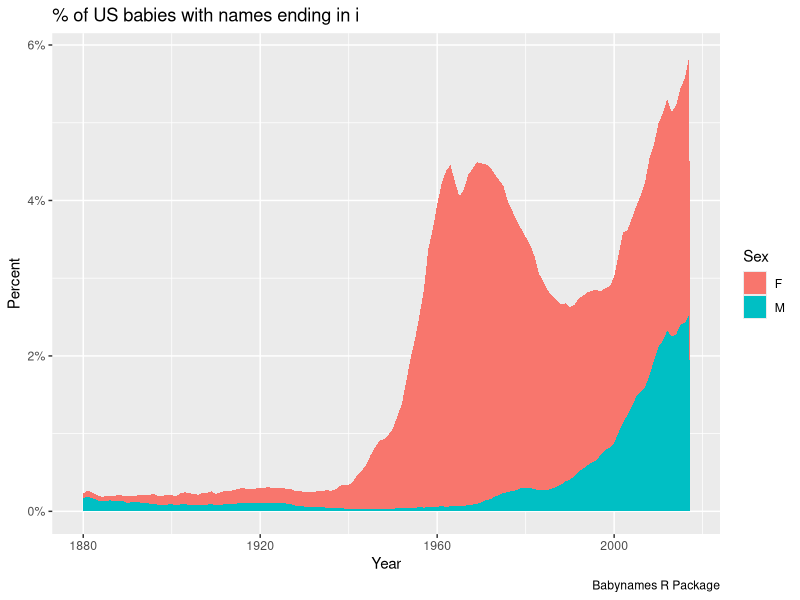

Write the R code that produced this figure.
## ---- chunk 1
#| message: false
library(tidyverse)
## ---- chunk 2
x <- read_csv("i_names.csv", show_col_types = FALSE)
## ---- chunk 3
x |> 
  summarise(sum_n = sum(n), 
            .by = c(year, sex), 
            sum_prop = sum(prop)) |>
  ggplot(aes(x=year, y=sum_prop, fill = sex)) + 
          geom_area() +
          scale_y_continuous(labels = scales::percent_format()) +
          labs(x="Year",
               y="Percent",
               caption = "Babynames R Package", 
               fill = "Sex",
               title = "% of US babies with names ending in i",
               subitle = "Boy names ending with i are steadily increasing")
